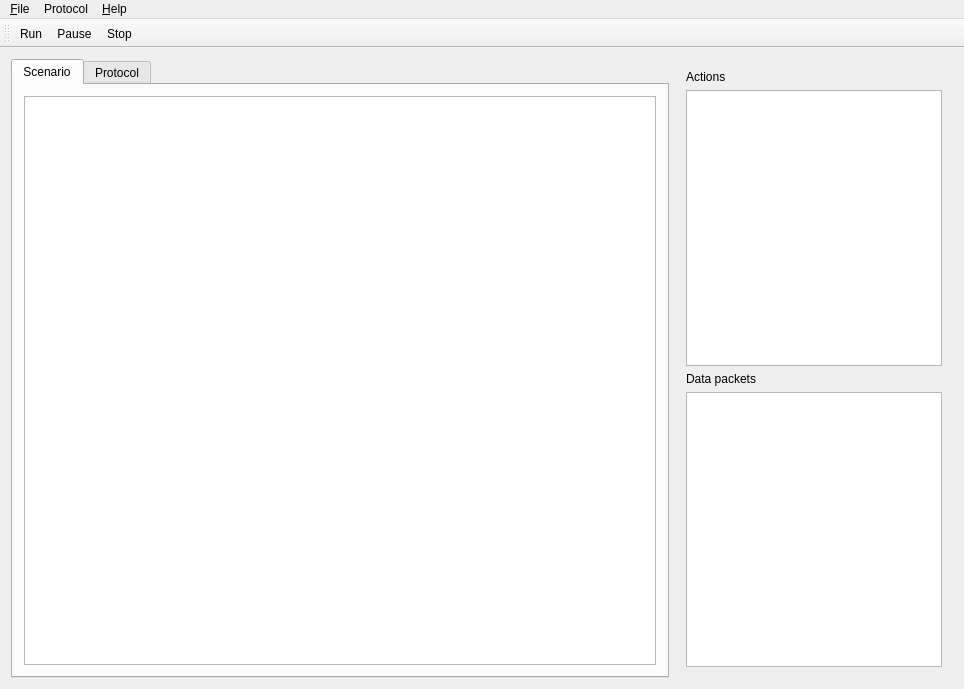
<?xml version="1.0" encoding="UTF-8"?>
<ui version="4.0">
 <class>MainWindow</class>
 <widget class="QMainWindow" name="MainWindow">
  <property name="geometry">
   <rect>
    <x>0</x>
    <y>0</y>
    <width>964</width>
    <height>689</height>
   </rect>
  </property>
  <property name="windowTitle">
   <string>MainWindow</string>
  </property>
  <widget class="QWidget" name="centralWidget">
   <layout class="QGridLayout" name="gridLayout_2">
    <item row="0" column="0">
     <widget class="QTabWidget" name="tabWidget">
      <property name="currentIndex">
       <number>0</number>
      </property>
      <widget class="QWidget" name="scenarioTab">
       <attribute name="title">
        <string>Scenario</string>
       </attribute>
       <layout class="QGridLayout" name="gridLayout">
        <item row="1" column="0">
         <layout class="QVBoxLayout" name="selectLayout"/>
        </item>
        <item row="0" column="0">
         <widget class="QTableWidget" name="scenarioTableWidget">
          <property name="sizePolicy">
           <sizepolicy hsizetype="Expanding" vsizetype="Expanding">
            <horstretch>0</horstretch>
            <verstretch>0</verstretch>
           </sizepolicy>
          </property>
         </widget>
        </item>
       </layout>
      </widget>
      <widget class="QWidget" name="logTab">
       <attribute name="title">
        <string>Protocol</string>
       </attribute>
      </widget>
     </widget>
    </item>
    <item row="0" column="1">
     <widget class="QWidget" name="widget_2" native="true">
      <layout class="QVBoxLayout" name="verticalLayout_2">
       <item>
        <widget class="QLabel" name="label">
         <property name="text">
          <string>Actions</string>
         </property>
        </widget>
       </item>
       <item>
        <widget class="QTableWidget" name="actionTableWidget">
         <property name="sizePolicy">
          <sizepolicy hsizetype="Preferred" vsizetype="Expanding">
           <horstretch>0</horstretch>
           <verstretch>0</verstretch>
          </sizepolicy>
         </property>
        </widget>
       </item>
       <item>
        <widget class="QLabel" name="label_2">
         <property name="text">
          <string>Data packets</string>
         </property>
        </widget>
       </item>
       <item>
        <widget class="QTableWidget" name="packet1TableWidget">
         <property name="sizePolicy">
          <sizepolicy hsizetype="Preferred" vsizetype="Expanding">
           <horstretch>0</horstretch>
           <verstretch>0</verstretch>
          </sizepolicy>
         </property>
        </widget>
       </item>
      </layout>
     </widget>
    </item>
   </layout>
  </widget>
  <widget class="QMenuBar" name="menuBar">
   <property name="geometry">
    <rect>
     <x>0</x>
     <y>0</y>
     <width>964</width>
     <height>21</height>
    </rect>
   </property>
   <widget class="QMenu" name="menuFile">
    <property name="title">
     <string>&amp;File</string>
    </property>
    <addaction name="actionQuit"/>
   </widget>
   <widget class="QMenu" name="menuInstruments">
    <property name="title">
     <string>Protocol</string>
    </property>
   </widget>
   <widget class="QMenu" name="menu">
    <property name="title">
     <string>&amp;Help</string>
    </property>
   </widget>
   <addaction name="menuFile"/>
   <addaction name="menuInstruments"/>
   <addaction name="menu"/>
  </widget>
  <widget class="QToolBar" name="toolBar">
   <property name="windowTitle">
    <string>toolBar</string>
   </property>
   <attribute name="toolBarArea">
    <enum>TopToolBarArea</enum>
   </attribute>
   <attribute name="toolBarBreak">
    <bool>false</bool>
   </attribute>
   <addaction name="actionRun"/>
   <addaction name="actionPause"/>
   <addaction name="actionStop"/>
  </widget>
  <action name="actionQuit">
   <property name="text">
    <string>&amp;Выход</string>
   </property>
  </action>
  <action name="actionRun">
   <property name="text">
    <string>Run</string>
   </property>
  </action>
  <action name="actionPause">
   <property name="text">
    <string>Pause</string>
   </property>
  </action>
  <action name="actionStop">
   <property name="text">
    <string>Stop</string>
   </property>
  </action>
 </widget>
 <layoutdefault spacing="6" margin="11"/>
 <resources/>
 <connections/>
</ui>
